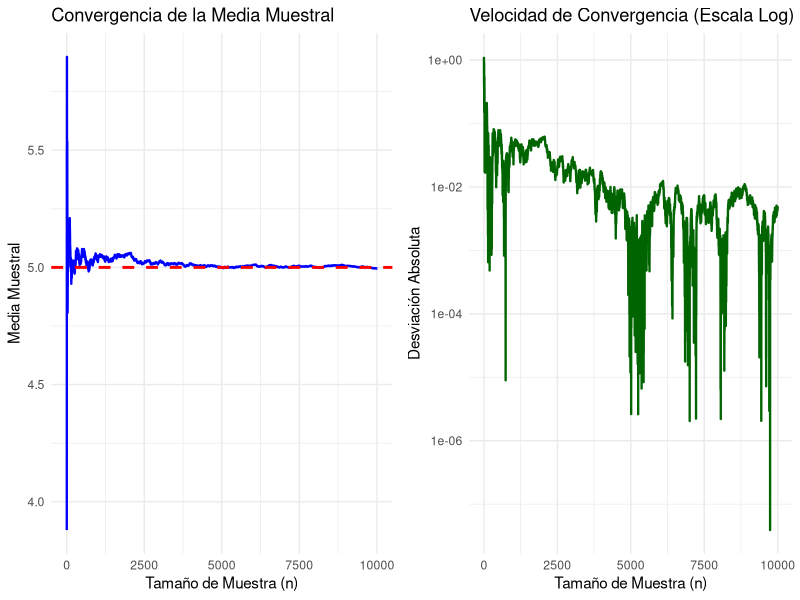

R code for this plot:
# ==============================================================================
# CAPÍTULO 2: LEY DE GRANDES NÚMEROS
# ==============================================================================

cat("=== LEY DE GRANDES NÚMEROS ===\n\n")
set.seed(123)

mu <- 5
sigma <- 2
n_max <- 10000

datos <- rnorm(n_max, mean = mu, sd = sigma)
media_acumulada <- cumsum(datos) / seq_along(datos)

media_final <- media_acumulada[n_max]
error_abs <- abs(media_final - mu)
error_rel <- (error_abs / mu) * 100

cat("Parámetros: μ =", mu, ", σ =", sigma, "\n")
cat("Media final (n=", n_max, "):", round(media_final, 4), "\n")
cat("Error absoluto:", round(error_abs, 4), "\n")
cat("Error relativo:", round(error_rel, 2), "%\n\n")

library(ggplot2)
library(gridExtra)

df <- data.frame(
  n = 1:n_max,
  media = media_acumulada,
  desviacion = abs(media_acumulada - mu)
)

p1 <- ggplot(df, aes(x = n, y = media)) +
  geom_line(color = "blue", size = 0.8) +
  geom_hline(yintercept = mu, color = "red", linetype = "dashed", size = 1) +
  labs(title = "Convergencia de la Media Muestral",
       x = "Tamaño de Muestra (n)", y = "Media Muestral") +
  theme_minimal()

p2 <- ggplot(df, aes(x = n, y = desviacion)) +
  geom_line(color = "darkgreen", size = 0.8) +
  scale_y_log10() +
  labs(title = "Velocidad de Convergencia (Escala Log)",
       x = "Tamaño de Muestra (n)", y = "Desviación Absoluta") +
  theme_minimal()

combined <- grid.arrange(p1, p2, ncol = 2)
ggsave("../figuras/convergencia_velocidad.pdf", combined, width = 12, height = 5)
cat("Gráfico guardado\n")
